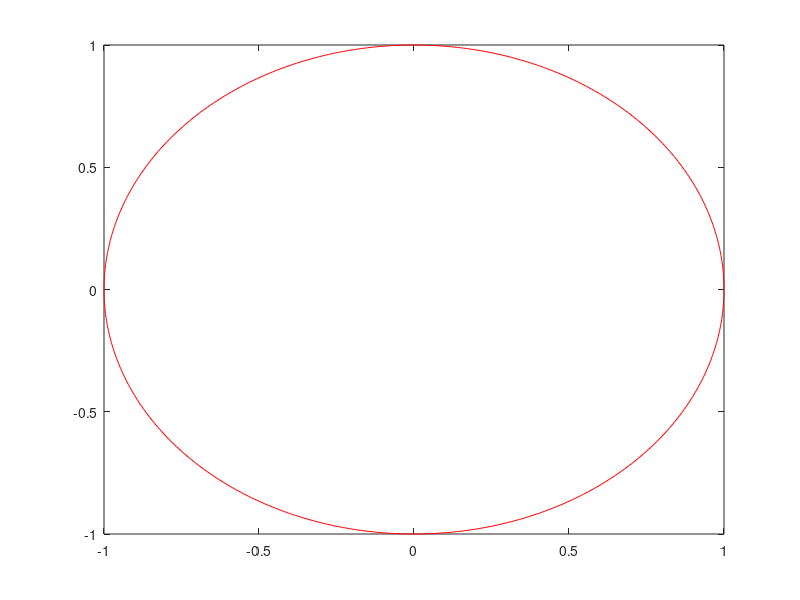

Reproduce this figure in MATLAB. (Note: this script raises an error after producing the figure.)
%% DLA Off Latice
% In this simulation before each particle moves we find the closest
% aggregated particle to it and move it this amount of distance saying that
% the particle is aggregated if it goes less than a small distance from
% another particle.

clear
clc
clf

%% Set up variables
tic
numberOfParticles = 200;
stuck_particles = zeros(1,4);
particleRadius = 1;
ang=0:0.01:2*pi;
particleCosine = particleRadius*cos(ang);
particleSine = particleRadius*sin(ang);



%% Plant initial seed
figure(1);
plot(particleCosine,particleSine,'r');
particleNumber = 1; %integer


x = 0; %integer
y = 0; %integer
endScript = 0; %bool

%% Begin Loop

while particleNumber < numberOfParticles
    % first find initial position on entrance circle
    escape = 0; % bool
    aggregate = 0; % bool
    
    % set up variable starting distance depending on how big the cluster is
    maximumDistance = max(stuck_particles(:,3));
    R = maximumDistance + 20;
    randAngle = 2*pi*rand;
    hold on
    
    if randAngle < pi/2
        x = R*sin(randAngle);
        y = R*cos(randAngle);
    elseif randAngle < pi
        theta = randAngle - pi/2;
        x = R*cos(theta);
        y = -R*sin(theta);
    elseif randAngle < 3*pi/2
        theta = randAngle - pi;
        x = -R*sin(theta);
        y = -R*cos(theta);
    else
        theta = randAngle - 3*pi/2;
        x = -R*cos(theta);
        y = R*sin(theta);
    end
    
    % plot circles for reference, inner circle is starting, outer circle is
    % escape
    
%     xp=R*cos(ang);
%     yp=R*sin(ang);
%     double_xp = 2*R*cos(ang);
%     double_yp = 2*R*sin(ang);
%     plot(xp,yp);
%     plot(double_xp,double_yp);
    
    
    %% Begin Brownian Motion
    
    while (aggregate == 0) && (escape == 0)
        i = i+1;
        randMove = 2*pi*rand;
        
        
        
        if randAngle < pi/2
            u = x + step_size*sin(randMove);
            v = y + step_size*cos(randMove);
        elseif randAngle < pi
            theta = randMove - pi/2;
            u = x + step_size*cos(theta);
            v = y - step_size*sin(theta);
        elseif randAngle < 3*pi/2
            theta = randMove - pi;
            u = x - step_size*sin(theta);
            v = y - step_size*cos(theta);
        else
            theta = randMove - 3*pi/2;
            u = x - step_size*cos(theta);
            v = y + step_size*sin(theta);
        end
        % (x,y) is start, (u,v) is end
        
        % escape test
        distanceFromCenter = sqrt(u^2 + v^2);
        if distanceFromCenter > 2*R
            escape = 1;
        end
        
        % aggregate test
        if escape == 0
            
            for i = size(stuck_particles,1):-1:1
                xdif = u - stuck_particles(i,1);
                ydif = v - stuck_particles(i,2);
                particleDistance = sqrt(xdif^2 + ydif^2);
                if particleDistance < 2*particleRadius
                    aggregate = 1;
                    
                    % Need to adjust position of particle to avoid superposition
                    % USING BRAGA/RIBEIRO
                    
                    particleHitX = stuck_particles(i,1);
                    particleHitY = stuck_particles(i,2);
                    A = [u-x,v-y];
                    B = [xdif,ydif];
                    theta = 2*dot(B,A);
                    psi = dot(B,B) - 4*particleRadius^2;
                    chi = dot(A,A);
                    alpha_one = (-theta + sqrt(theta^2 - 4*psi*chi))/(2*chi);
                    alpha_two = (-theta - sqrt(theta^2 - 4*psi*chi))/(2*chi);
                    if abs(alpha_one) < abs(alpha_two)
                        alpha = alpha_one;
                    else
                        alpha = alpha_two;
                    end
                    u = particleHitX + B(1) + alpha*A(1);
                    v = particleHitY + B(2) + alpha*A(2);
                    
                    break
                end
            end
            
        end
        
        
        
        x = u;
        y = v;
    end
    
    if aggregate
        disp('particle aggegated')
        particleNumber = particleNumber + 1;
        stuck_particles(particleNumber,1) = x;
        stuck_particles(particleNumber,2) = y;
        stuck_particles(particleNumber,3) = distanceFromCenter;
        if x > 0
            if y > 0
                particleAngle = atan(x/y);
            elseif y < 0
                particleAngle = atan(y/x) + pi/2;
            else
                particleAngle = pi/2;
            end
        elseif x < 0
            if y < 0
                particleAngle = atan(x/y) + pi;
            elseif y > 0
                particleAngle = atan(y/x) + 3*pi/2;
            else
                particleAngle = 3*pi/2;
            end
        else
            if y < 0
                particleAngle = pi;
            else
                particleAngle = 0;
            end
        end
        stuck_particles(particleNumber,4) = particleAngle;
        plot(x+particleCosine,y+particleSine,'r');
        
    end
    
    if escape
        disp('particle escaped')
    end
    
end

maximumDistance = max(stuck_particles(:,3));
fractalDimension = log(numberOfParticles)/log(maximumDistance);
xlim([-2*R,2*R]);
ylim([-2*R,2*R]);
title(['DLA with ' num2str(particleNumber) ' particles'])
axis square
text(R/3,3*R/2 + R/6,['Fractal Dimension: ' num2str(fractalDimension)]);
text(R/3,3*R/2,['Radius: ' num2str(maximumDistance)]);
timeElapsed = toc;
text(R/3,3*R/2 - R/6, ['Time Elapsed: ' num2str(timeElapsed)]);
hold off

%% Display Outputs

disp(['Number of particles: ' num2str(numberOfParticles)])
disp(['Fractal Dimension: ' num2str(fractalDimension)])
disp(['Radius: ' num2str(maximumDistance)])


